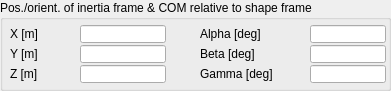
   <widget class="QGroupBox" name="groupBox_6">
    <property name="geometry">
     <rect>
      <x>10</x>
      <y>250</y>
      <width>391</width>
      <height>91</height>
     </rect>
    </property>
    <property name="title">
     <string>Pos./orient. of inertia frame &amp;&amp; COM relative to shape frame</string>
    </property>
    <property name="flat">
     <bool>false</bool>
    </property>
    <widget class="QLabel" name="label_7">
     <property name="geometry">
      <rect>
       <x>10</x>
       <y>65</y>
       <width>71</width>
       <height>18</height>
      </rect>
     </property>
     <property name="text">
      <string>Z [m]</string>
     </property>
    </widget>
    <widget class="QLineEdit" name="qqPY">
     <property name="geometry">
      <rect>
       <x>80</x>
       <y>45</y>
       <width>86</width>
       <height>18</height>
      </rect>
     </property>
    </widget>
    <widget class="QLabel" name="label_8">
     <property name="geometry">
      <rect>
       <x>10</x>
       <y>25</y>
       <width>71</width>
       <height>18</height>
      </rect>
     </property>
     <property name="text">
      <string>X [m]</string>
     </property>
    </widget>
    <widget class="QLineEdit" name="qqPX">
     <property name="geometry">
      <rect>
       <x>80</x>
       <y>25</y>
       <width>86</width>
       <height>18</height>
      </rect>
     </property>
    </widget>
    <widget class="QLineEdit" name="qqPZ">
     <property name="geometry">
      <rect>
       <x>80</x>
       <y>65</y>
       <width>86</width>
       <height>18</height>
      </rect>
     </property>
    </widget>
    <widget class="QLabel" name="label_9">
     <property name="geometry">
      <rect>
       <x>10</x>
       <y>45</y>
       <width>71</width>
       <height>18</height>
      </rect>
     </property>
     <property name="text">
      <string>Y [m]</string>
     </property>
    </widget>
    <widget class="QLineEdit" name="qqBeta">
     <property name="geometry">
      <rect>
       <x>310</x>
       <y>45</y>
       <width>76</width>
       <height>18</height>
      </rect>
     </property>
    </widget>
    <widget class="QLabel" name="label_10">
     <property name="geometry">
      <rect>
       <x>200</x>
       <y>45</y>
       <width>111</width>
       <height>18</height>
      </rect>
     </property>
     <property name="text">
      <string>Beta [deg]</string>
     </property>
    </widget>
    <widget class="QLineEdit" name="qqGamma">
     <property name="geometry">
      <rect>
       <x>310</x>
       <y>65</y>
       <width>76</width>
       <height>18</height>
      </rect>
     </property>
    </widget>
    <widget class="QLineEdit" name="qqAlpha">
     <property name="geometry">
      <rect>
       <x>310</x>
       <y>25</y>
       <width>76</width>
       <height>18</height>
      </rect>
     </property>
    </widget>
    <widget class="QLabel" name="label_11">
     <property name="geometry">
      <rect>
       <x>200</x>
       <y>25</y>
       <width>111</width>
       <height>18</height>
      </rect>
     </property>
     <property name="text">
      <string>Alpha [deg]</string>
     </property>
    </widget>
    <widget class="QLabel" name="label_12">
     <property name="geometry">
      <rect>
       <x>200</x>
       <y>65</y>
       <width>111</width>
       <height>18</height>
      </rect>
     </property>
     <property name="text">
      <string>Gamma [deg]</string>
     </property>
    </widget>
   </widget>
